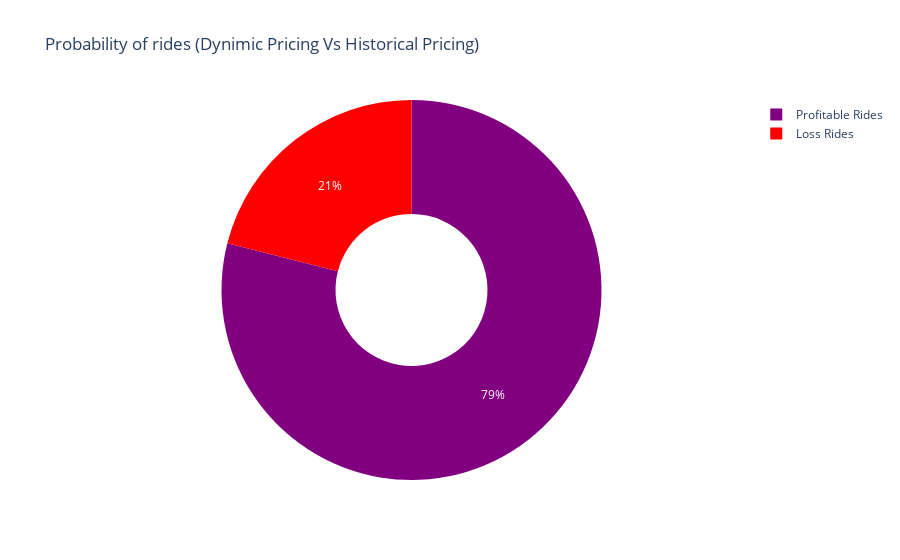

Notebook code cell kept with this figure:
### Code cell
# Plotting Pie Chart
import plotly.graph_objects as go

# Calculate count of profitable and loss ride
profitable_count = len(profitable_rides)
loss_count = len(loss_rides)

# Create a donut chart to show the profitable and lost rides
labels = ["Profitable Rides", "Loss Rides"]
values = [profitable_count, loss_count]
colors = ["purple", "red"]

fig = go.Figure(data=[go.Pie(labels=labels, values=values, hole=0.4, marker=dict(colors=colors))])
fig.update_layout(title="Probability of rides (Dynimic Pricing Vs Historical Pricing)")
fig.show()

### Figure 1 — Plotly figure (JSON) as saved in the notebook; plotly's stock layout.template omitted (floating-point values rounded to 4 significant figures)
{"data": [{"hole": 0.4, "labels": ["Profitable Rides", "Loss Rides"], "marker": {"colors": ["purple", "red"]}, "type": "pie", "values": [788, 210]}], "layout": {"title": {"text": "Probability of rides (Dynimic Pricing Vs Historical Pricing)"}}}
